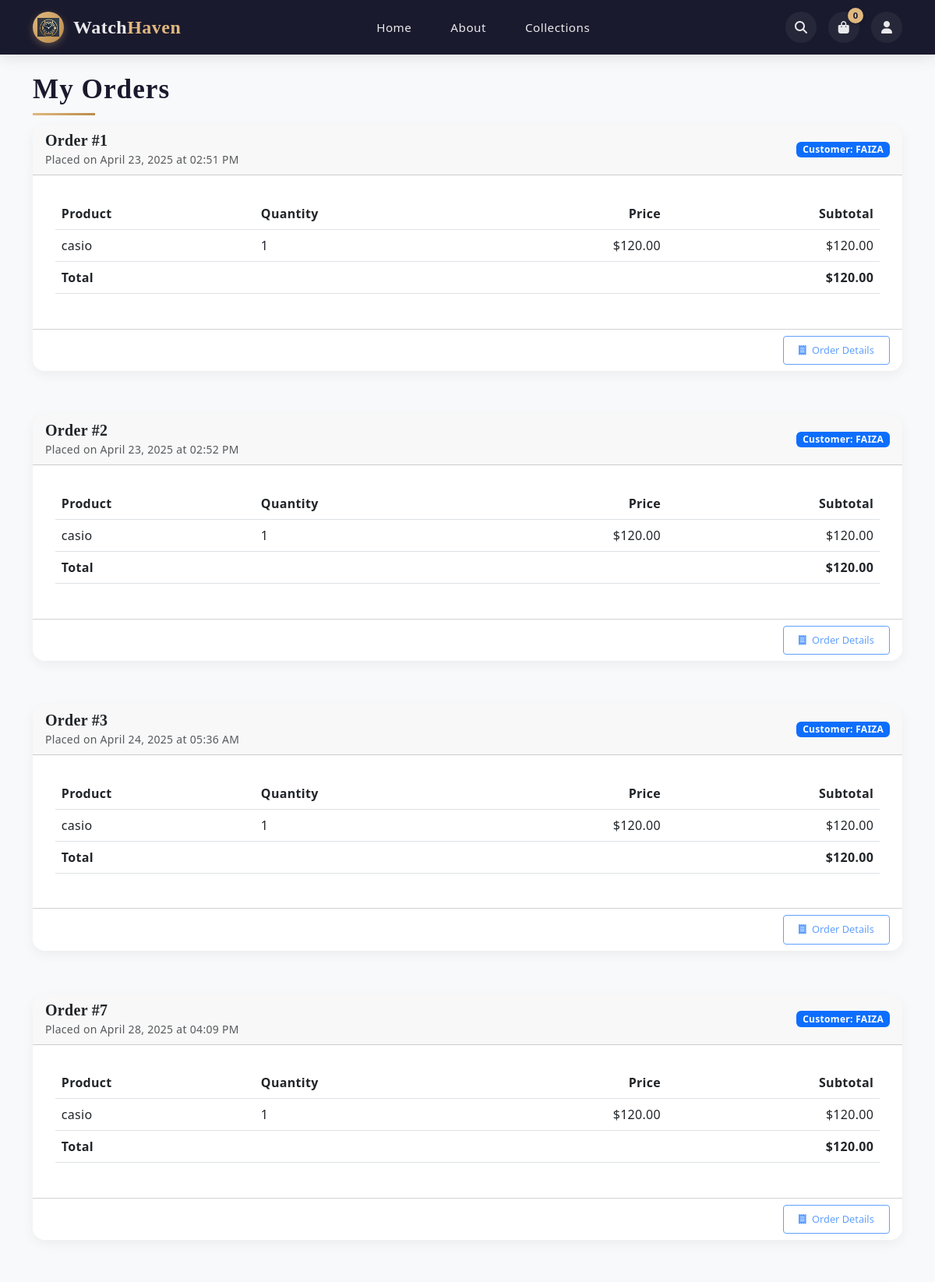
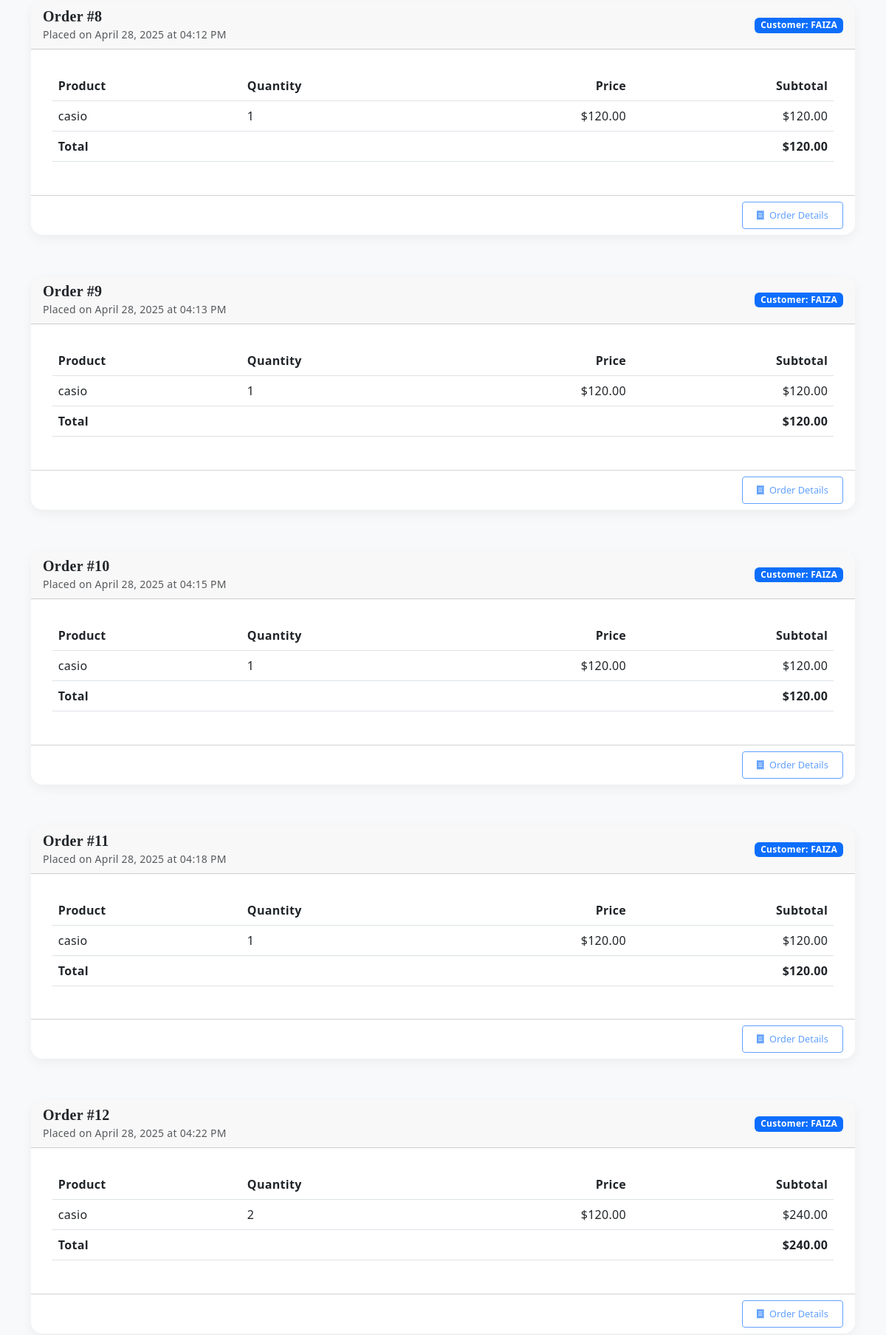
/orders (signed in, upper part), run on the app's committed database (2 pictures, top to bottom).
### models.py (models this page shows, shortened)
class Orders(db.Model):
    id = db.Column(db.Integer, primary_key=True, autoincrement=True)
    user_id = db.Column(db.Integer, db.ForeignKey('users.id'))
    created_at = db.Column(db.TIMESTAMP, default=datetime.utcnow)
    items = db.relationship('OrderItems', backref='order', lazy=True)

class Users(db.Model):
    id = db.Column(db.Integer, primary_key=True, autoincrement=True)
    name = db.Column(db.String(100))
    email = db.Column(db.String(100), unique=True)
    password = db.Column(db.String(100))
    role = db.Column(db.Enum('user', 'admin'), default='user')
    orders = db.relationship('Orders', backref='user', lazy=True)
    cart_items = db.relationship('Cart', backref='user', lazy=True)

class OrderItems(db.Model):
    id = db.Column(db.Integer, primary_key=True, autoincrement=True)
    order_id = db.Column(db.Integer, db.ForeignKey('orders.id'))
    watch_id = db.Column(db.Integer, db.ForeignKey('watches.id'))
    quantity = db.Column(db.Integer, default=1)
    @property
    def subtotal(self):
        return float(self.watch.price) * self.quantity

class Watches(db.Model):
    id = db.Column(db.Integer, primary_key=True, autoincrement=True)
    name = db.Column(db.String(100))
    price = db.Column(db.Numeric(10, 2))
    gender = db.Column(db.Enum('men', 'women'))
    cart_items = db.relationship('Cart', backref='watch', lazy=True)
    order_items = db.relationship('OrderItems', backref='watch', lazy=True)

### routes.py (the view)
@app.route('/orders')
def orders():
    return OrderRoutes.view_orders()

### routes.py (called while the page is built)
    @staticmethod
    def check_auth():
        if 'user_id' not in session:
            return False
        return True

    @classmethod
    def view_orders(cls):
        if not cls.check_auth():
            flash('Please login to view your orders!')
            return redirect(url_for('login'))
        user_orders = Orders.query.filter_by(user_id=session['user_id']).\
            options(joinedload(Orders.items).joinedload(OrderItems.watch)).all()
        return render_template('orders.html', orders=user_orders)

### templates/orders.html (shortened to what this page needs)
{% extends "layout.html" %}
{% block content %}
<h1 class="mb-4">My Orders</h1>
{% if orders %}
    <div class="row">
        {% for order in orders %}
            <div class="col-12 mb-4">
                <div class="card">
                    <div class="card-header d-flex justify-content-between align-items-center">
                        <div>
                            <h5 class="mb-0">Order #{{ order.id }}</h5>
                            <small class="text-muted">
                                Placed on {{ order.created_at.strftime('%B %d, %Y at %I:%M %p') }}
                            </small>
                        </div>
                        <span class="badge bg-primary">Customer: {{ order.user.name }}</span>
                    </div>
                    <div class="card-body">
                        <div class="table-responsive">
                            <table class="table table-hover">
                                <thead>
                                    <tr>
                                        <th>Product</th>
                                        <th>Quantity</th>
                                        <th class="text-end">Price</th>
                                        <th class="text-end">Subtotal</th>
                                    </tr>
                                </thead>
                                <tbody>
                                    {% for item in order.items %}
                                        <tr>
                                            <td>{{ item.watch.name }}</td>
                                            <td>{{ item.quantity }}</td>
                                            <td class="text-end">${{ "%.2f"|format(item.watch.price) }}</td>
                                            <td class="text-end">
                                                ${{ "%.2f"|format(item.subtotal) }}
                                            </td>
                                        </tr>
                                    {% endfor %}
                                </tbody>
                                <tfoot>
                                    <tr>
                                        <th colspan="3">Total</th>
                                        <th class="text-end">
                                            ${{ "%.2f"|format(order.items|map(attribute='subtotal')|sum) }}
                                        </th>
                                    </tr>
                                </tfoot>
                            </table>
                        </div>
                    </div>
                    <div class="card-footer bg-white text-end">
                        <button class="btn btn-sm btn-outline-primary" disabled>
                            <i class="fas fa-receipt me-1"></i> Order Details
                        </button>
                    </div>
                </div>
            </div>
        {% endfor %}
    </div>
{% else %}
    <div class="alert alert-info">
        <i class="fas fa-info-circle me-2"></i>
        You haven't placed any orders yet.
        <a href="{{ url_for('watches') }}" class="alert-link">Start shopping now!</a>
    </div>
{% endif %}
{% endblock %}

### static/css/style.css (style rules this page uses)
:root { --primary-color: #1a1a2e; --secondary-color: #e1b87f; --accent-color: #bb8c4c; --dark-accent: #0f1726; --light-color: #f6f6f8; --text-dark: #16213e; --text-light: #e9e9ec; --success: #4ecca3; --danger: #e76f51; --card-shadow: 0 10px 30px rgba(0,0,0,0.1); --hover-shadow: 0 20px 40px rgba(0,0,0,0.15); --subtle-shadow: 0 5px 15px rgba(0,0,0,0.05); }
body { font-family: 'Montserrat', 'Segoe UI', sans-serif; padding-top: 70px; color: var(--text-dark); background-color: #f8f9fa; letter-spacing: 0.3px; }
h1, h2, h3, h4, h5, h6 { font-family: 'Playfair Display', 'Times New Roman', serif; font-weight: 600; }
h1 { font-size: 2.2rem; letter-spacing: 1px; color: var(--primary-color); position: relative; margin-bottom: 2rem; }
h1::after { content: ""; position: absolute; bottom: -12px; left: 0; height: 3px; width: 80px; background: linear-gradient(to right, var(--secondary-color), var(--accent-color)); }
.card { border: none; border-radius: 16px; overflow: hidden; box-shadow: var(--subtle-shadow); transition: all 0.4s ease; margin-bottom: 2rem; background-color: white; }
.card-body { padding: 1.8rem; }
.btn-sm { padding: 0.5rem 1.2rem; font-size: 0.8rem; }
.card, .alert, .feature-item { animation: fadeInUp 0.7s ease forwards; }
:root { --navbar-bg: #1a1a2e; --navbar-text: #e9e9ec; --navbar-accent: #e1b87f; --navbar-hover: #f6f6f8; --dropdown-bg: #ffffff; --dropdown-shadow: 0 15px 35px rgba(0,0,0,0.2); --search-bg: rgba(255,255,255,0.06); }

### data on the page
Orders: id "1", created_at "April 23, 2025 at 02:51 PM", user.name "FAIZA", items|map "120.00"
OrderItems: watch.name "casio", quantity "1"
Watches: watch.price "120.00", subtotal "120.00", subtotal "240.00"
Orders: id "2", created_at "April 23, 2025 at 02:52 PM", user.name "FAIZA", items|map "120.00"
OrderItems: watch.name "casio", quantity "1"
Orders: id "3", created_at "April 24, 2025 at 05:36 AM", user.name "FAIZA", items|map "120.00"
OrderItems: watch.name "casio", quantity "1"
Orders: id "7", created_at "April 28, 2025 at 04:09 PM", user.name "FAIZA", items|map "120.00"
OrderItems: watch.name "casio", quantity "1"
Orders: id "8", created_at "April 28, 2025 at 04:12 PM", user.name "FAIZA", items|map "120.00"
OrderItems: watch.name "casio", quantity "1"
Orders: id "9", created_at "April 28, 2025 at 04:13 PM", user.name "FAIZA", items|map "120.00"
OrderItems: watch.name "casio", quantity "1"
Orders: id "10", created_at "April 28, 2025 at 04:15 PM", user.name "FAIZA", items|map "120.00"
OrderItems: watch.name "casio", quantity "1"
Orders: id "11", created_at "April 28, 2025 at 04:18 PM", user.name "FAIZA", items|map "120.00"
OrderItems: watch.name "casio", quantity "1"
Orders: id "12", created_at "April 28, 2025 at 04:22 PM", user.name "FAIZA", items|map "240.00"
OrderItems: watch.name "casio", quantity "2"

### other printed values
{{ session.get('cart_count', 0) }} "0"
